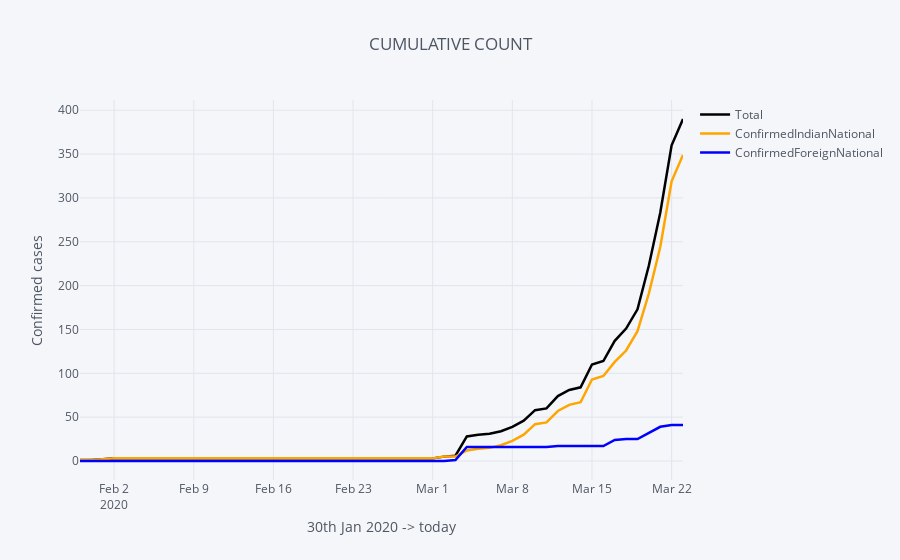

Source (notebook cell):
### Markdown cell above
### EDA India

### Code cell
india[['Total','ConfirmedIndianNational','ConfirmedForeignNational']].iplot(
    title='CUMULATIVE COUNT',
    colors={'Total':'black','ConfirmedIndianNational':'orange',
            'ConfirmedForeignNational':'blue'}, width=2.5,
    xTitle='30th Jan 2020 -> today', yTitle='Confirmed cases')

### Figure 1 — Plotly figure (JSON) as saved in the notebook; plotly's stock layout.template omitted (floating-point values rounded to 4 significant figures)
{"data": [{"line": {"color": "black", "dash": "solid", "shape": "linear", "width": 2.5}, "mode": "lines", "name": "Total", "text": "", "type": "scatter", "uid": "3a0c9a4a-1163-4a33-bc93-f5cafe508345", "x": ["2020-01-30", "2020-01-31", "2020-02-01", "2020-02-02", "2020-02-03", "2020-02-04", "2020-02-05", "2020-02-06", "2020-02-07", "2020-02-08", "2020-02-09", "2020-02-10", "2020-02-11", "2020-02-12", "2020-02-13", "2020-02-14", "2020-02-15", "2020-02-16", "2020-02-17", "2020-02-18", "2020-02-19", "2020-02-20", "2020-02-21", "2020-02-22", "2020-02-23", "2020-02-24", "2020-02-25", "2020-02-26", "2020-02-27", "2020-02-28", "2020-02-29", "2020-03-01", "2020-03-02", "2020-03-03", "2020-03-04", "2020-03-05", "2020-03-06", "2020-03-07", "2020-03-08", "2020-03-09", "2020-03-10", "2020-03-11", "2020-03-12", "2020-03-13", "2020-03-14", "2020-03-15", "2020-03-16", "2020-03-17", "2020-03-18", "2020-03-19", "2020-03-20", "2020-03-21", "2020-03-22", "2020-03-23"], "y": [1, 1, 2, 3, 3, 3, 3, 3, 3, 3, 3, 3, 3, 3, 3, 3, 3, 3, 3, 3, 3, 3, 3, 3, 3, 3, 3, 3, 3, 3, 3, 3, 5, 6, 28, 30, 31, 34, 39, 46, 58, 60, 74, 81, 84, 110, 114, 137, 151, 173, 223, 283, 360, 390]}, {"line": {"color": "orange", "dash": "solid", "shape": "linear", "width": 2.5}, "mode": "lines", "name": "ConfirmedIndianNational", "text": "", "type": "scatter", "uid": "56b8de5a-a2d3-4574-bda9-9454496e8241", "x": ["2020-01-30", "2020-01-31", "2020-02-01", "2020-02-02", "2020-02-03", "2020-02-04", "2020-02-05", "2020-02-06", "2020-02-07", "2020-02-08", "2020-02-09", "2020-02-10", "2020-02-11", "2020-02-12", "2020-02-13", "2020-02-14", "2020-02-15", "2020-02-16", "2020-02-17", "2020-02-18", "2020-02-19", "2020-02-20", "2020-02-21", "2020-02-22", "2020-02-23", "2020-02-24", "2020-02-25", "2020-02-26", "2020-02-27", "2020-02-28", "2020-02-29", "2020-03-01", "2020-03-02", "2020-03-03", "2020-03-04", "2020-03-05", "2020-03-06", "2020-03-07", "2020-03-08", "2020-03-09", "2020-03-10", "2020-03-11", "2020-03-12", "2020-03-13", "2020-03-14", "2020-03-15", "2020-03-16", "2020-03-17", "2020-03-18", "2020-03-19", "2020-03-20", "2020-03-21", "2020-03-22", "2020-03-23"], "y": [1, 1, 2, 3, 3, 3, 3, 3, 3, 3, 3, 3, 3, 3, 3, 3, 3, 3, 3, 3, 3, 3, 3, 3, 3, 3, 3, 3, 3, 3, 3, 3, 5, 5, 12, 14, 15, 18, 23, 30, 42, 44, 57, 64, 67, 93, 97, 113, 126, 148, 191, 244, 319, 349]}, {"line": {"color": "blue", "dash": "solid", "shape": "linear", "width": 2.5}, "mode": "lines", "name": "ConfirmedForeignNational", "text": "", "type": "scatter", "uid": "7756080f-5f29-441d-b8d3-1360ae14c5e5", "x": ["2020-01-30", "2020-01-31", "2020-02-01", "2020-02-02", "2020-02-03", "2020-02-04", "2020-02-05", "2020-02-06", "2020-02-07", "2020-02-08", "2020-02-09", "2020-02-10", "2020-02-11", "2020-02-12", "2020-02-13", "2020-02-14", "2020-02-15", "2020-02-16", "2020-02-17", "2020-02-18", "2020-02-19", "2020-02-20", "2020-02-21", "2020-02-22", "2020-02-23", "2020-02-24", "2020-02-25", "2020-02-26", "2020-02-27", "2020-02-28", "2020-02-29", "2020-03-01", "2020-03-02", "2020-03-03", "2020-03-04", "2020-03-05", "2020-03-06", "2020-03-07", "2020-03-08", "2020-03-09", "2020-03-10", "2020-03-11", "2020-03-12", "2020-03-13", "2020-03-14", "2020-03-15", "2020-03-16", "2020-03-17", "2020-03-18", "2020-03-19", "2020-03-20", "2020-03-21", "2020-03-22", "2020-03-23"], "y": [0, 0, 0, 0, 0, 0, 0, 0, 0, 0, 0, 0, 0, 0, 0, 0, 0, 0, 0, 0, 0, 0, 0, 0, 0, 0, 0, 0, 0, 0, 0, 0, 0, 1, 16, 16, 16, 16, 16, 16, 16, 16, 17, 17, 17, 17, 17, 24, 25, 25, 32, 39, 41, 41]}], "layout": {"legend": {"bgcolor": "#F5F6F9", "font": {"color": "#4D5663"}}, "paper_bgcolor": "#F5F6F9", "plot_bgcolor": "#F5F6F9", "title": {"font": {"color": "#4D5663"}, "text": "CUMULATIVE COUNT"}, "xaxis": {"gridcolor": "#E1E5ED", "showgrid": true, "tickfont": {"color": "#4D5663"}, "title": {"font": {"color": "#4D5663"}, "text": "30th Jan 2020 -> today"}, "zerolinecolor": "#E1E5ED"}, "yaxis": {"gridcolor": "#E1E5ED", "showgrid": true, "tickfont": {"color": "#4D5663"}, "title": {"font": {"color": "#4D5663"}, "text": "Confirmed cases"}, "zerolinecolor": "#E1E5ED"}}}
